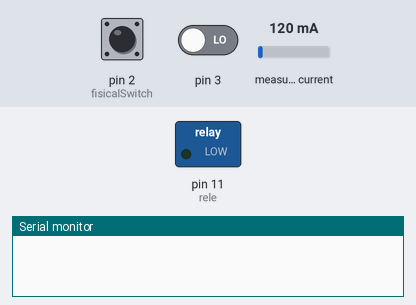
The sketch below on a simulated Arduino Uno, built with avr-gcc and run on an emulated ATmega328P. Shown: switched loads named in the sketch (green lamp = pin HIGH), the last lines printed to the serial monitor. Inputs (shaded band) come from the test bench; at power-on: pin 2 (fisicalSwitch) HIGH, pin 3 LOW, measured current 120 mA.

Above: at 1.8 s.
1.9 s: pin 2 (fisicalSwitch) pulled LOW for 0.65 s
At 3.8 s:
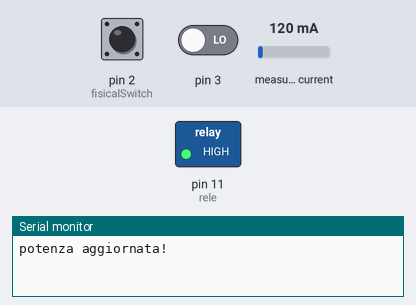
6.8 s: pin 3 driven HIGH
At 7.6 s:
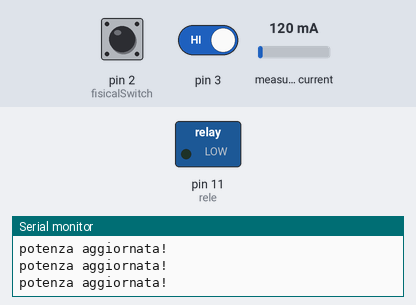
8.3 s: pin 3 driven LOW
At 8.7 s:
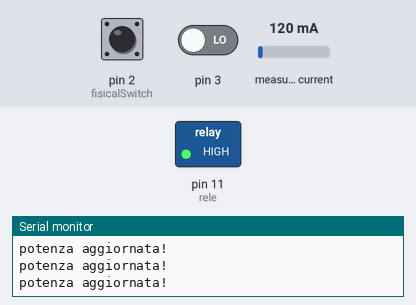
Timing chart, 0 to 10.8 s (numbered marks = the images above; inputs shaded):
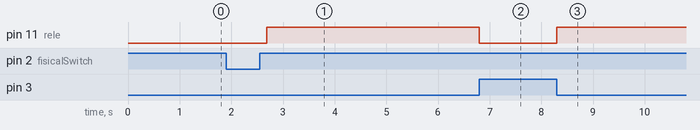

Measured:
- after the input at 1.9 s, pin 11 (rele): LOW → HIGH after 0.78 s
- after the input at 6.8 s, pin 11 (rele): HIGH → LOW at once
- after the input at 8.3 s, pin 11 (rele): LOW → HIGH at once

The sketch:

arduino_mqtt.ino
```cpp
#include <SoftwareSerial.h>
#include <EmonLib.h>

#define EnergySaveEnable 1
#define InvertPinSignal 0
#define fisicalSwitch 2
#define power A0
#define rele 11
#define interruptPin 1 //pin 3 arduino uno
#define ThresholdInterruptDelay 100
const int sleepTime = 2000;
const int vac = 230;

SoftwareSerial esp8266(10, 9);
EnergyMonitor emon1;

int retries = 0;
boolean releState = 0;
int powerValue = 0;
boolean isHigh = true;
long lastMs;
long lastSent;

void setup() {
  initPins();
  initSerial();
  releState = digitalRead(fisicalSwitch);
  emon1.current(power, 9.3);
  attachInterrupt(interruptPin, changeState, CHANGE);
  lastMs = millis();
  lastSent = millis();
}

void loop() {
  delay(500);
  checkFisicalButtonChanged();
  checkEnergySaveMode();
  if (millis() - lastSent >= sleepTime) {
    computePower();
    lastSent = millis();
    esp8266.print(getMessage());
    Serial.println("potenza aggiornata!");
    if (esp8266.available() > 0) {
      Serial.println(esp8266.readString());
    }
  }
}

void computePower() {
  powerValue = (emon1.calcIrms(1480)) * 230 ;
  if (powerValue <= 13)
    powerValue = 0;
}

void initPins() {
  pinMode(rele, OUTPUT);
  pinMode(fisicalSwitch, INPUT_PULLUP);
  if (InvertPinSignal != 1)
    digitalWrite(rele, LOW);
  else
    digitalWrite(rele, HIGH);

}

void initSerial() {
  esp8266.begin(115200);
  Serial.begin(9600);
}

void changeState() {
  if (isHigh && millis() - lastMs > ThresholdInterruptDelay) {
    isHigh = false;
    if (InvertPinSignal != 1)
      digitalWrite(rele, LOW);
    else
      digitalWrite(rele, HIGH);

    lastMs = millis();
  }
  else if (!isHigh && millis() - lastMs > ThresholdInterruptDelay) {
    isHigh = true;
    if (InvertPinSignal != 1)
      digitalWrite(rele, HIGH);
    else
      digitalWrite(rele, LOW);
    lastMs = millis();
  }
}

void checkFisicalButtonChanged() {
  if (digitalRead(fisicalSwitch) != releState) {
    if (isHigh)
      sendMessageSwitch(0);
    else
      sendMessageSwitch(1);
    releState = digitalRead(fisicalSwitch);
    changeState();
  }
}

void checkEnergySaveMode() {
  if (EnergySaveEnable == 1)
    if (((InvertPinSignal == 1 && digitalRead(rele) == LOW) || (InvertPinSignal != 1 && digitalRead(rele) == HIGH))
        && powerValue <= 0) {
      if (retries >= 20) {
        if (isHigh)
          sendMessageSwitch(0);
        else
          sendMessageSwitch(1);

        changeState();
        retries = 0;
      }
      else {
        retries++;
      }
    }
}

void sendMessageSwitch(int value) {
  String pwr = "powerSwitch:";
  pwr += value;
  pwr += ";";
  esp8266.print(pwr);
}

String getMessage() {
  String pwr = "power:";
  pwr += powerValue;
  pwr += ";";
  return pwr;
}
```
